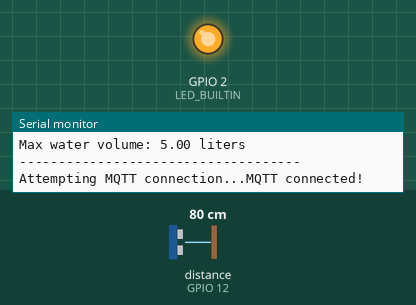
Bench run of a program on a simulated ESP8266 (NodeMCU). Shown: output pins drawn as LEDs (lit = HIGH, except the on-board LED, lit = LOW), the last lines printed to the serial monitor. Inputs (shaded band) come from the test bench; at power-on: distance to the obstacle (sensor on GPIO 12) 80 cm. The echo pulse lasts 58.3 µs per cm; WiFi joins after 1.5 s; servers stay silent unless stated; no MQTT or app messages arrive unless stated; pins used as bus, display or sensor lines are not drawn.

Above: at 4.9 s.
At 10.8 s:
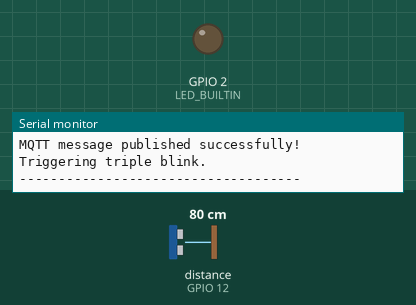
Timing chart, 0 to 14.5 s (numbered marks = the images above):
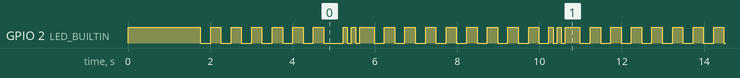

The program:

main.cpp
```cpp
// src/main.cpp

#include <Arduino.h> // Always include Arduino.h in main.cpp
#include "led.h"     // Custom LED Manager
#include "wifi.h"    // Custom WiFi Manager
#include "mqtt.h"    // Custom MQTT Client Manager
#include "distance_sensor.h" // Custom Distance Sensor functions and pins

/* ===============================
  WIFI & MQTT CREDENTIALS
  =============================== */
// Replace with your network credentials
// const char* WIFI_SSID = "Sultani Net";
// const char* WIFI_PASSWORD = "htsaxon1214";
const char* WIFI_SSID = "S24ultra haris";
const char* WIFI_PASSWORD = "haris123";

// HiveMQ Free MQTT Broker Details
const char* MQTT_SERVER = "broker.hivemq.com";
const int MQTT_PORT = 1883; // Use 1883 for unencrypted TCP
const char* MQTT_TOPIC = "fuel_1214_htsaxon"; // IMPORTANT: Make your topic unique!

/* ===============================
   PIN DEFINITIONS (Only non-sensor pins remain here)
   =============================== */
// TRIG_PIN and ECHO_PIN are now in distance_sensor.h
#define ONBOARD_LED LED_BUILTIN // Defined in platformio.ini to GPIO2 (D4)

/* ===============================
   CALIBRATION VALUES
   =============================== */
const float DISTANCE_AT_0_LITERS = 20.80f; // cm
const float DISTANCE_AT_N_LITERS = 2.97f; // cm
const float MAX_WATER_VOLUME_LITERS = 5.0f; // liters

/* ===============================
  GLOBAL OBJECTS
  =============================== */
// Global WiFiClient instance needed by PubSubClient
WiFiClient espClient;

// Instantiate your managers, passing constants
WiFiManager wifiManager(WIFI_SSID, WIFI_PASSWORD);
LedManager ledManager(ONBOARD_LED, true); // true for active LOW LED (typical for ESP8266 onboard LED)
MqttClientManager mqttClientManager(espClient, MQTT_SERVER, MQTT_PORT, MQTT_TOPIC);

long lastDataPublishMillis = 0; // To track last publish time for sensor data

/* ===============================
   SETUP
   =============================== */
void setup() {
  Serial.begin(115200);
  // Pin modes for TRIG and ECHO are now handled in the measure_distance() function's context if not defined globally
  // We'll add them here for explicit setup
  pinMode(TRIG_PIN, OUTPUT);
  pinMode(ECHO_PIN, INPUT);
  digitalWrite(TRIG_PIN, LOW); // Ensure trigger is low initially


  ledManager.setup(); // Initialize LED pin

  Serial.println("\n--- Starting Water Level Monitoring & MQTT Client ---");

  // Connect to WiFi
  if (wifiManager.connect()) {
    Serial.println("\nWiFi connected successfully!");
    Serial.print("IP address: ");
    Serial.println(WiFi.localIP());
    ledManager.setMode(LED_WIFI_CONNECTED); // Set LED mode to Wi-Fi connected

    // Generate MQTT Client ID after WiFi is up to get MAC address
    char clientIDBuffer[30];
    sprintf(clientIDBuffer, "ESP8266_%s", wifiManager.getMacAddress().c_str());
    mqttClientManager.setClientId(clientIDBuffer);
    Serial.print("Generated MQTT Client ID: ");
    Serial.println(clientIDBuffer);

  } else {
    Serial.println("\nFailed to connect to WiFi. Restarting ESP...");
    delay(5000);
    ESP.restart();
  }

  Serial.println("\n--- Sensor Calibration Details ---");
  Serial.print("Empty container distance (0L): ");
  Serial.print(DISTANCE_AT_0_LITERS);
  Serial.println(" cm");
  Serial.print("Full container distance (8L): ");
  Serial.print(DISTANCE_AT_N_LITERS);
  Serial.println(" cm");
  Serial.print("Max water volume: ");
  Serial.print(MAX_WATER_VOLUME_LITERS);
  Serial.println(" liters");
  Serial.println("------------------------------------\n");
}

/* ===============================
   LOOP
   =============================== */
void loop() {
  ledManager.handleBlinking(); // Constantly manage LED state

  mqttClientManager.loop(); // Maintain MQTT connection and process messages

  unsigned long currentMillis = millis();
  // Publish data every 5 seconds (adjust as needed)
  if (currentMillis - lastDataPublishMillis > 5000) {
    lastDataPublishMillis = currentMillis;

    Serial.println("\n--- Performing Measurement and Publishing Data ---");

    // 1. Measure Distance
    float distance_cm = measure_distance(); // Function from distance_sensor.h
    Serial.print("Measured Distance: ");
    Serial.print(distance_cm, 2);
    Serial.println(" cm");

    // Handle invalid distance readings
    if (distance_cm < 0) {
        Serial.println("Skipping data calculation and MQTT publish due to invalid sensor reading.");
        Serial.println("------------------------------------\n");
        return; // Skip the rest of the loop to avoid publishing bad data
    }

    // 2. Calculate Water Depth
    float water_depth_cm = DISTANCE_AT_0_LITERS - distance_cm;
    Serial.print("Calculated Water Depth: ");
    Serial.print(water_depth_cm, 2);
    Serial.println(" cm");

    // 3. Calculate the range of distance that represents the water volume
    float measurable_distance_range = DISTANCE_AT_0_LITERS - DISTANCE_AT_N_LITERS;
    if (measurable_distance_range == 0) measurable_distance_range = 0.01f; // Prevent division by zero

    // 4. Calculate water volume in liters
    float water_liters = (water_depth_cm / measurable_distance_range) * MAX_WATER_VOLUME_LITERS;
    if (water_liters < 0) {
      water_liters = 0;
    } else if (water_liters > MAX_WATER_VOLUME_LITERS) {
      water_liters = MAX_WATER_VOLUME_LITERS;
    }
    Serial.print("Estimated Water Volume: ");
    Serial.print(water_liters, 2);
    Serial.println(" L");

    // 5. Calculate percentage fullness
    float fullness_percentage = (water_liters / MAX_WATER_VOLUME_LITERS) * 100.0f;
    if (fullness_percentage < 0) fullness_percentage = 0; // Clamp percentage
    if (fullness_percentage > 100) fullness_percentage = 100;

    Serial.print("Calculated Fullness: ");
    Serial.print(fullness_percentage, 1);
    Serial.println(" %");

    // 6. Prepare JSON payload for MQTT
    char msgBuffer[100];
    sprintf(msgBuffer, "{\"distance_cm\":%.2f,\"water_liters\":%.2f,\"fullness_percent\":%.1f}",
            distance_cm, water_liters, fullness_percentage);

    Serial.print("Prepared MQTT Payload: ");
    Serial.println(msgBuffer);
    Serial.print("Attempting to publish to topic: ");
    Serial.println(MQTT_TOPIC);

    // 7. Publish to MQTT
    if (mqttClientManager.publish(MQTT_TOPIC, msgBuffer)) {
      Serial.println("MQTT message published successfully! Triggering triple blink.");
      ledManager.triggerMqttSuccessBlink(); // Indicate successful publish with LED
    } else {
      Serial.print("Failed to publish MQTT message, client state: ");
      Serial.println(mqttClientManager.getClientState());
    }
    Serial.println("------------------------------------\n");
  }
}
```

distance_sensor.h
```cpp
// src/distance_sensor.h
#ifndef DISTANCE_SENSOR_H
#define DISTANCE_SENSOR_H

#include <Arduino.h>

/* ===============================
   PIN DEFINITIONS FOR ULTRASONIC SENSOR
   =============================== */
// #define TRIG_PIN D5   // GPIO14 (D5 on NodeMCU)
// #define ECHO_PIN D6   // GPIO12 (D6 on NodeMCU)
#define TRIG_PIN 14   // GPIO14 d5
#define ECHO_PIN 12   // GPIO12 d6
/* ===============================
   ULTRASONIC DISTANCE MEASUREMENT FUNCTION
   =============================== */
// float measure_distance() {
//   // Clear the TRIG_PIN by setting it LOW for 2 us
//   digitalWrite(TRIG_PIN, LOW);
//   delayMicroseconds(2);

//   // Set the TRIG_PIN HIGH for 10 us to send a pulse
//   digitalWrite(TRIG_PIN, HIGH);
//   delayMicroseconds(10);
//   digitalWrite(TRIG_PIN, LOW);

//   // Read the ECHO_PIN, returns the duration of the pulse in microseconds
//   // pulseIn will timeout after 0.5 seconds if no pulse is received
//   long duration = pulseIn(ECHO_PIN, HIGH, 500000);

//   if (duration == 0) {
//     // Sensor timed out or didn't receive an echo, return an invalid distance
//     return -1.0f; // Indicate an error or invalid reading
//   }

//   // Calculate distance in cm
//   // Speed of sound at 20°C is approximately 343 meters/second, or 0.0343 cm/microsecond.
//   // Divide by 2 because the sound travels to the object and back.
//   float distance_cm = duration * 0.0343 / 2;

//   // Add a small delay between measurements to prevent sensor interference
//   delay(50);

//   return distance_cm;
// }
float measure_distance() {
  const int numReadings = 7; // Take 7 readings
  long readings[numReadings];
  int validReadings = 0;

  for (int i = 0; i < numReadings; i++) {
    digitalWrite(TRIG_PIN, LOW); delayMicroseconds(2);
    digitalWrite(TRIG_PIN, HIGH); delayMicroseconds(10);
    digitalWrite(TRIG_PIN, LOW);
    long duration = pulseIn(ECHO_PIN, HIGH, 40000); // Shorter timeout for tank
    if (duration > 0 && duration < 30000) { // Filter out 0 (timeout) and excessively long durations
      readings[validReadings++] = duration;
    }
    delay(10); // Small delay between readings
  }

  if (validReadings == 0) {
    return -1.0f; // No valid readings
  }

  // Simple average (can be replaced with median filter for better outlier rejection)
  long sum = 0;
  for (int i = 0; i < validReadings; i++) {
    sum += readings[i];
  }
  long avgDuration = sum / validReadings;

  // Calculate distance with potentially temperature-compensated speed of sound
  // For this example, assuming a fixed speed (0.0343 cm/us at 20°C)
//   return avgDuration * 0.0343 / 2;
  return avgDuration * 0.0343 / 2;
}

#endif // DISTANCE_SENSOR_H
```

led.h
```cpp
// src/led.h
#ifndef LED_H
#define LED_H

#include <Arduino.h>

enum LedMode {
  LED_OFF,
  LED_WIFI_CONNECTED,
  LED_MQTT_PUBLISH_SUCCESS
};

class LedManager {
public:
  LedManager(int ledPin, bool activeLow)
    : _ledPin(ledPin),
      _activeLow(activeLow),
      _currentLedMode(LED_OFF),
      _previousLedMillis(0),
      _ledPhysicalState(activeLow ? HIGH : LOW), // Initial physical state is OFF
      _mqttBlinkCount(0) {
  }

  void setup() {
    pinMode(_ledPin, OUTPUT);
    setLedState(false); // Ensure LED is off initially
  }

  void handleBlinking() {
    unsigned long currentMillis = millis();
    unsigned long interval = 0;

    switch (_currentLedMode) {
      case LED_OFF:
        setLedState(false);
        break;

      case LED_WIFI_CONNECTED:
        // Blink 2 times a second (toggle every 250ms)
        interval = 250;
        if (currentMillis - _previousLedMillis >= interval) {
          _previousLedMillis = currentMillis;
          // Toggle the internal state, then apply it
          setLedState(!(_ledPhysicalState == (_activeLow ? LOW : HIGH)));
        }
        break;

      case LED_MQTT_PUBLISH_SUCCESS:
        // Triple blink (fast toggle every 100ms)
        interval = 100;
        if (_mqttBlinkCount > 0) {
          if (currentMillis - _previousLedMillis >= interval) {
            _previousLedMillis = currentMillis;
            // Toggle the internal state, then apply it
            setLedState(!(_ledPhysicalState == (_activeLow ? LOW : HIGH)));
            _mqttBlinkCount--; // Decrement after each state change
            if (_mqttBlinkCount == 0) {
              // Sequence finished, revert to Wi-Fi mode
              setLedState(false); // Ensure LED is OFF at the end
              _currentLedMode = LED_WIFI_CONNECTED;
              _previousLedMillis = currentMillis; // Reset timer for smooth transition
            }
          }
        } else {
            // Fallback if mqttBlinkCount somehow goes to 0 mid-blink
            setLedState(false);
            _currentLedMode = LED_WIFI_CONNECTED;
        }
        break;
    }
  }

  void setMode(LedMode mode) {
    _currentLedMode = mode;
    if (mode == LED_OFF) {
      setLedState(false);
    } else {
      _previousLedMillis = millis(); // Reset timer for new mode
      setLedState(false); // Ensure starting from OFF so first toggle turns it ON
    }
  }

  void triggerMqttSuccessBlink() {
    _currentLedMode = LED_MQTT_PUBLISH_SUCCESS;
    _mqttBlinkCount = 6; // 3 blinks = 3 ON + 3 OFF cycles = 6 state changes
    _previousLedMillis = millis(); // Reset timer for the sequence
    setLedState(true); // Start by turning LED ON
  }

private:
  int _ledPin;
  bool _activeLow; // True if LED is active LOW (e.g., ESP8266), False for active HIGH (e.g., ESP32)
  LedMode _currentLedMode;
  unsigned long _previousLedMillis;
  int _ledPhysicalState; // Reflects HIGH/LOW to be written to pin (respects _activeLow)
  int _mqttBlinkCount;   // Counter for the triple blink sequence

  void setLedState(bool on) { // Helper function to abstract activeLow logic
    if (on) {
      digitalWrite(_ledPin, _activeLow ? LOW : HIGH); // ON
      _ledPhysicalState = (_activeLow ? LOW : HIGH);
    } else {
      digitalWrite(_ledPin, _activeLow ? HIGH : LOW); // OFF
      _ledPhysicalState = (_activeLow ? HIGH : LOW);
    }
  }
};

#endif // LED_H
```

mqtt.h
```cpp
// src/mqtt.h
#ifndef MQTT_H
#define MQTT_H

#include <Arduino.h>
#include <PubSubClient.h>
#include <ESP8266WiFi.h> // For WiFiClient

class MqttClientManager {
public:
  MqttClientManager(WiFiClient& espClient, const char* mqttServer, int mqttPort, const char* mqttTopic)
    : _client(espClient),
      _mqttServer(mqttServer),
      _mqttPort(mqttPort),
      _mqttTopic(mqttTopic) {
      _client.setServer(_mqttServer, _mqttPort);
      _clientId[0] = '\0'; // Initialize client ID to empty
  }

  void setClientId(const char* clientId) {
      strncpy(_clientId, clientId, sizeof(_clientId) - 1);
      _clientId[sizeof(_clientId) - 1] = '\0'; // Ensure null-termination
      Serial.print("MQTT Client ID set to: ");
      Serial.println(_clientId);
  }

  void loop() {
    if (!_client.connected()) {
      reconnect();
    }
    _client.loop(); // Must be called frequently to process MQTT messages
  }

  bool publish(const char* topic, const char* payload) {
    if (_client.connected()) {
      return _client.publish(topic, payload);
    } else {
      Serial.println("MQTT client not connected, cannot publish.");
      return false;
    }
  }

  int getClientState() {
      return _client.state();
  }

private:
  PubSubClient _client;
  const char* _mqttServer;
  int _mqttPort;
  const char* _mqttTopic; // Default topic
  char _clientId[30]; // Store client ID internally (e.g., "ESP8266_MACADDRESS")

  void reconnect() {
    while (!_client.connected()) {
      Serial.print("Attempting MQTT connection...");
      // Attempt to connect using the generated client ID
      if (_clientId[0] == '\0') {
        Serial.println("Error: MQTT Client ID not set. Cannot connect.");
        delay(5000); // Wait and retry
        return;
      }
      if (_client.connect(_clientId)) {
        Serial.println("MQTT connected!");
        // If you had subscriptions, you would resubscribe here:
        // _client.subscribe("your/subscription/topic");
      } else {
        Serial.print("MQTT connection failed, rc=");
        Serial.print(_client.state());
        Serial.println(" Retrying in 5 seconds...");
        delay(5000);
      }
    }
  }
};

#endif // MQTT_H
```

wifi.h
```cpp
// src/wifi.h
#ifndef WIFI_H
#define WIFI_H

#include <ESP8266WiFi.h> // Correct library for ESP8266

class WiFiManager {
public:
  WiFiManager(const char* ssid, const char* password)
    : _ssid(ssid), _password(password) {
  }

  bool connect() {
    Serial.println("\nConnecting to WiFi...");
    Serial.print("SSID: ");
    Serial.println(_ssid);

    WiFi.begin(_ssid, _password);

    int retries = 0;
    while (WiFi.status() != WL_CONNECTED && retries < 40) { // Try for ~20 seconds
      delay(500);
      Serial.print(".");
      retries++;
    }

    return WiFi.status() == WL_CONNECTED;
  }

  String getMacAddress() {
    return WiFi.macAddress();
  }

private:
  const char* _ssid;
  const char* _password;
};

#endif // WIFI_H
```

Measured:
- by itself, GPIO 2 (LED_BUILTIN): moves between LOW and HIGH, repeating every 10.0 s
- by itself, everything shown: repeats every 10.0 s, in 44 steps
